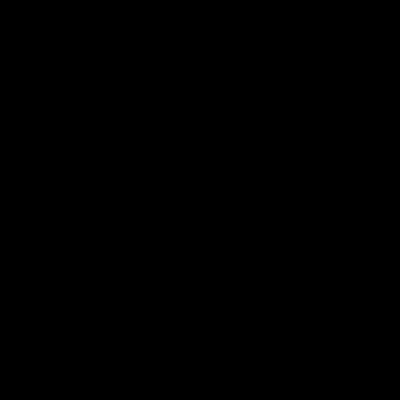
Frame 1 (no input)
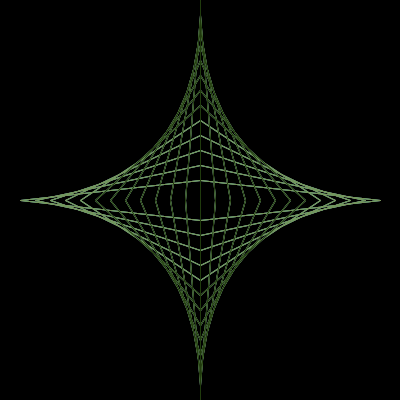
Frame 60 (the mouse pressed at the canvas centre just before this capture)
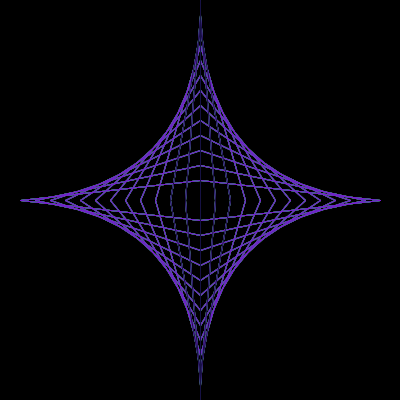
Frame 120 (the mouse held since frame 60 and released just before this capture)

The Processing sketch that drew these frames (run headless with seeded random() and noise(); from frame 60 on, the mouse is pressed at the canvas centre):

// Processing sketch: sketch_21_diamond
// ── sketch_21_diamond.pde
int x = 400;
int y = 400;
int gap = 15;
int i = 0;
long lastTime = 0;

void setup() {
  background(0);
  lastTime = millis();//store the current time
  size(400, 400);
  line (x/2, 0, x/2, y);
  line (0, y/2, x, y/2);
  frameRate(20);
}
void draw() {
    line (x/2, i*gap, (x/2)+((i)*gap), y/2);
    line (x/2, i*gap, (x/2)-((i)*gap), y/2);
    line (x/2, y-i*gap, (x/2)+((i)*gap), y/2);
    line (x/2, y-i*gap, (x/2)-((i)*gap), y/2);  
  i++;
  if (i >= x/gap/2){
    stroke(random(10,255),random(10,255),random(10,255));
    i = 0;
  }
}
